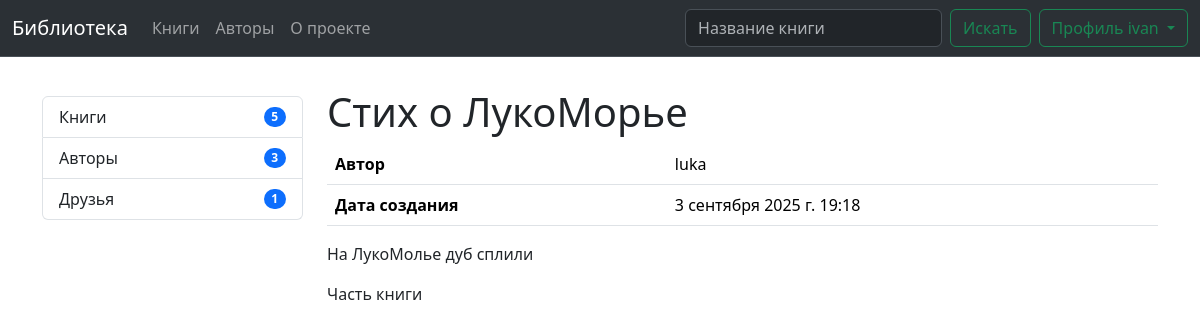
Page /books/5/ (signed in) on the committed database.
### library/models.py (models this page shows, shortened)
class Book(models.Model):
    title = models.CharField(max_length=250, unique=True)
    author = models.ForeignKey(User, on_delete=models.DO_NOTHING)
    description = HTMLField(null=True, blank=True)
    image = models.ImageField(null=True, blank=True, upload_to='books/')
    parts_num = models.PositiveIntegerField(default=0)
    created_at = models.DateTimeField(auto_now_add=True)
    updated_at = models.DateTimeField(auto_now=True)

### library/views.py (the view)
# urls.py: path('books/<int:pk>/', BookDetailsView.as_view(), name='book_details'),
class BookDetailsView(DetailView):
    model = Book
    template_name = 'library/book-details.html'
    context_object_name = 'book'
    def get_context_data(self, **kwargs):
        context = super().get_context_data(**kwargs)
        return context

### library/context_processors.py (called while the page is built)
def menu_data(request):
    return {
        'authors_count': Profile.objects.filter(isAuthor=True).count(),
        'friends_count': request.user.profile.friends.count() if request.user.is_authenticated and hasattr(request.user, 'profile') else 0,
        'requests_count': request.user.profile.friends_request_to_me.count() if request.user.is_authenticated and hasattr(request.user, 'profile') else 0,
        'books_count': Book.objects.all().count(),
    }

### users/models.py (called while the page is built)
    @property
    def friends(self):
        sent = FriendRequest.objects.filter(from_user=self, accepted=True).values_list('to_user', flat=True)
        received = FriendRequest.objects.filter(to_user=self, accepted=True).values_list('from_user', flat=True)
        friend_ids = list(sent) + list(received)
        return Profile.objects.filter(id__in=friend_ids)

    @property
    def friends_request_to_me(self):
        received = FriendRequest.objects.filter(to_user=self, accepted=False).values_list('from_user', flat=True)
        request_ids = list(received)
        return Profile.objects.filter(id__in=request_ids)

### library/templates/library/book-details.html (shortened to what this page needs)
{% extends 'base-user.html' %}
{% block main %}
    <div class="row justify-content-between">
        <div class="col">
            <h1 class="mt-3">{{ book.title }}</h1>
        </div>
    </div>
    <table class="table">
      <tbody>
        <tr>
          <th>Автор</th>
          <td>{{ book.author.username }}</td>
        </tr>
        <tr>
          <th>Дата создания</th>
          <td>{{ book.created_at }}</td>
        </tr>
      </tbody>
    </table>
    <div class="book-description mt-3">{{ book.description|safe }}</div>
    <div class="book-description mt-3">Часть книги</div>
{% endblock %}

### templates/includes/header.html (shortened to what this page needs)
<nav class="navbar fixed-top navbar-expand-lg bg-body-tertiary bg-dark border-bottom border-body" data-bs-theme="dark">
  <div class="container-fluid">
    <a class="navbar-brand" href="{% url 'library:home' %}">Библиотека</a>
    <div class="collapse navbar-collapse" id="navbarSupportedContent">
      <ul class="navbar-nav me-auto mb-2 mb-lg-0">
        <li class="nav-item">
          <a
            class="nav-link {% if request.resolver_match.url_name == 'books' %}active{% endif %}"
            href="{% url 'library:books' %}"
          >Книги</a>
        </li>
        <li class="nav-item">
          <a
            class="nav-link {% if request.resolver_match.url_name == 'authors' %}active{% endif %}"
            href="{% url 'library:authors' %}"
          >Авторы</a>
        </li>
        <li class="nav-item">
          <a
            class="nav-link {% if request.resolver_match.url_name == 'about' %}active{% endif %}"
            href="{% url 'library:about' %}"
          >О проекте</a>
        </li>
      </ul>
      <form class="d-flex" role="search" method="get" action="{% url 'library:home' %}">
        <input class="form-control me-2" type="search" placeholder="Название книги" aria-label="Название книги"/>
        <button class="btn btn-outline-success" type="submit">Искать</button>
      </form>
        {% if user.is_authenticated and user.profile %}
        <div class="dropdown">
          <button class="btn btn-outline-success dropdown-toggle ms-2" type="button" data-bs-toggle="dropdown" aria-expanded="false">
            Профиль {{ user.username }}
          </button>
        </div>
        {% else %}
            <form class="d-flex ms-2" method="post" action="{% url 'users:login' %}">
              {% csrf_token %}
              <button class="btn btn-outline-success" type="submit">Вход</button>
            </form>
        {% endif %}
    </div>
  </div>
</nav>

### static/css/base.css (style rules this page uses)
html, body { height: 100%; }

### rows in the picture
Book: title "Стих о ЛукоМорье", author.username "luka", created_at "3 сентября 2025 г. 19:18", description "На ЛукоМолье дуб сплили"

### other values in the picture
{{ user.username }} "ivan"
{{ books_count }} "5"
{{ authors_count }} "3"
{{ friends_count }} "1"
